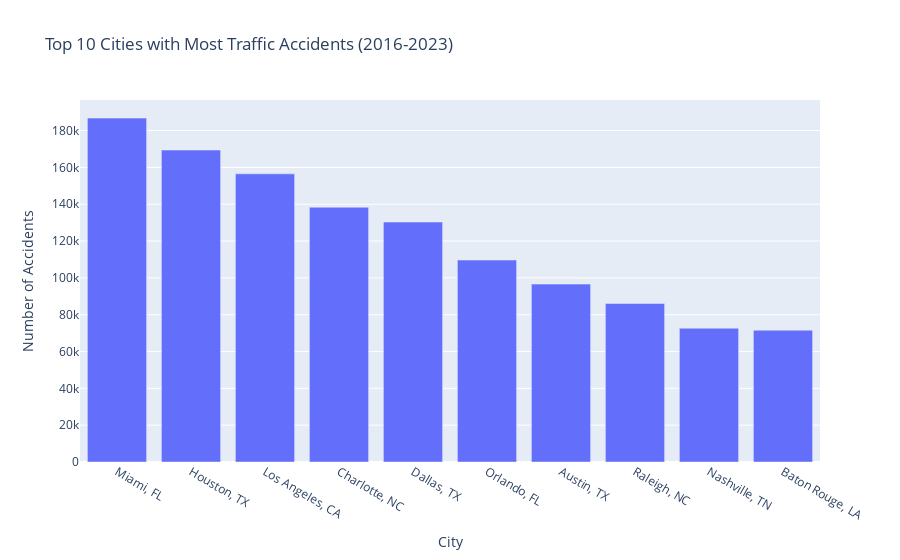

The cell this chart's notebook holds for it:
### Markdown cell above
2. Find the top cities with the most accidents
  -> create a bar chart to visualize the top cities

### Code cell
top_cities = (
    data
    .map(lambda fields: (
        (fields[12].strip()) + ", " + (fields[14].strip()), 1
    )) 
    .reduceByKey(lambda a, b: a + b)
    .sortBy(lambda x: x[1], ascending=False)
).take(10)

top_cities_df = spark.createDataFrame(top_cities, ["City", "Accident_Count"]).toPandas()
fig2 = px.bar(
    top_cities_df,
    x="City",
    y="Accident_Count",
    title="Top 10 Cities with Most Traffic Accidents (2016-2023)",
    labels={"Accident_Count": "Number of Accidents", "City": "City"},
)
fig2.show()

### Figure 1 — Plotly figure (JSON) as saved in the notebook; plotly's stock layout.template omitted (floating-point values rounded to 4 significant figures)
{"data": [{"hovertemplate": "City=%{x}<br>Number of Accidents=%{y}<extra></extra>", "legendgroup": "", "marker": {"color": "#636efa", "pattern": {"shape": ""}}, "name": "", "orientation": "v", "showlegend": false, "textposition": "auto", "type": "bar", "x": ["Miami, FL", "Houston, TX", "Los Angeles, CA", "Charlotte, NC", "Dallas, TX", "Orlando, FL", "Austin, TX", "Raleigh, NC", "Nashville, TN", "Baton Rouge, LA"], "xaxis": "x", "y": [186768, 169428, 156491, 138345, 130303, 109690, 96604, 86066, 72670, 71588], "yaxis": "y"}], "layout": {"barmode": "relative", "legend": {"tracegroupgap": 0}, "title": {"text": "Top 10 Cities with Most Traffic Accidents (2016-2023)"}, "xaxis": {"anchor": "y", "domain": [0, 1], "title": {"text": "City"}}, "yaxis": {"anchor": "x", "domain": [0, 1], "title": {"text": "Number of Accidents"}}}}
